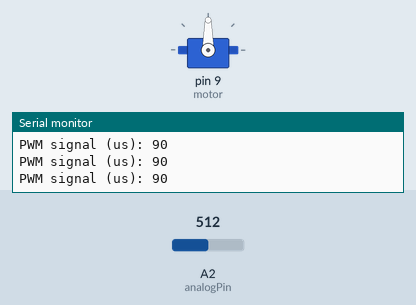
Bench run of a sketch on a simulated Arduino Uno, built with avr-gcc and run on an emulated ATmega328P. On the bench: servo, the last lines printed to the serial monitor. The inputs (shaded band) are chosen by the test bench; at power-on: A2 (analogPin) = 512.

Above: at 1.2 s.
1.3 s: A2 (analogPin) set to 59
At 2.4 s:
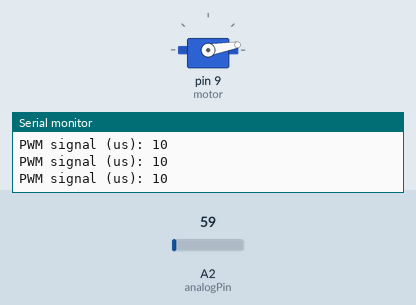
2.8 s: A2 (analogPin) set to 51
At 3.7 s:
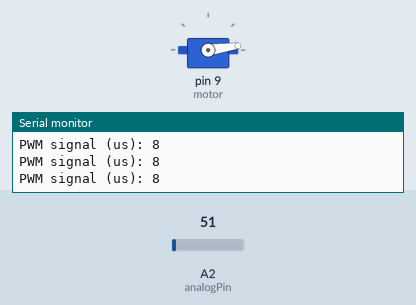
5.8 s: A2 (analogPin) set to 122
At 7.0 s:
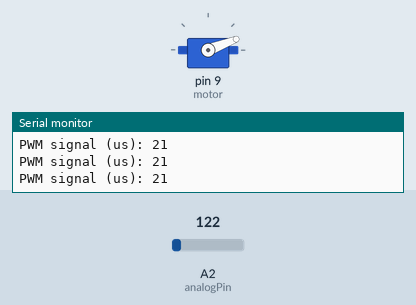
7.3 s: A2 (analogPin) set to 555
At 8.5 s:
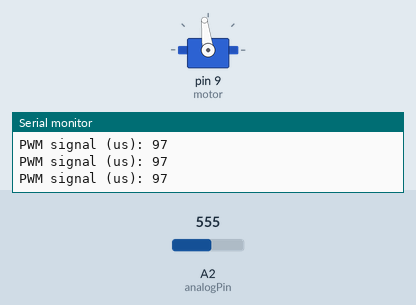
10.3 s: A2 (analogPin) set to 582
At 11.5 s:
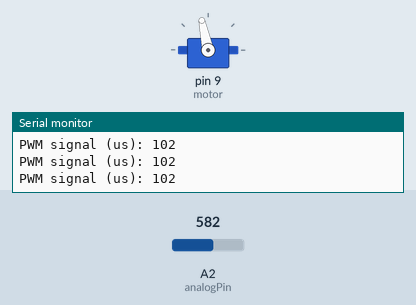
11.8 s: A2 (analogPin) set to 306
At 13.2 s:
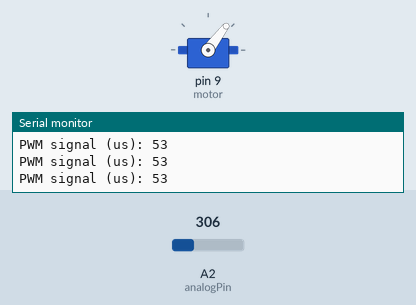
Timing chart, 0 to 14.3 s (numbered marks = the images above; inputs shaded):
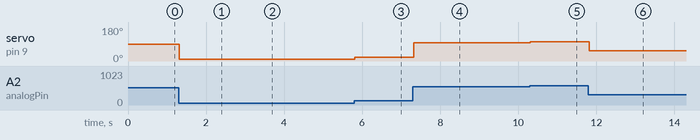

Measured:
- after the input at 1.3 s, servo on pin 9 (motor): 90° → 10° at once
- after the input at 2.8 s, servo on pin 9 (motor): 10° → 8° at once
- after the input at 5.8 s, servo on pin 9 (motor): 8° → 21° at once
- after the input at 7.3 s, servo on pin 9 (motor): 21° → 97° at once
- after the input at 10.3 s, servo on pin 9 (motor): 97° → 102° at once
- after the input at 11.8 s, servo on pin 9 (motor): 102° → 53° at once

The sketch:

pwm-motor-control.ino
```cpp
#include <Servo.h>
Servo motor;
int analogPin = A2;

void setup() {
  motor.attach(9);
  Serial.begin(9600);
}

void loop() {
   int x = analogRead(analogPin);
   int y = map(x, 0, 1023, 0, 180);
   //int z = map(x, 0, 1023, 900, 2100);
   motor.write(y);
   //motor.writeMicroseconds(z);
   Serial.print("PWM signal (us): ");
   Serial.println(y);
}
```
